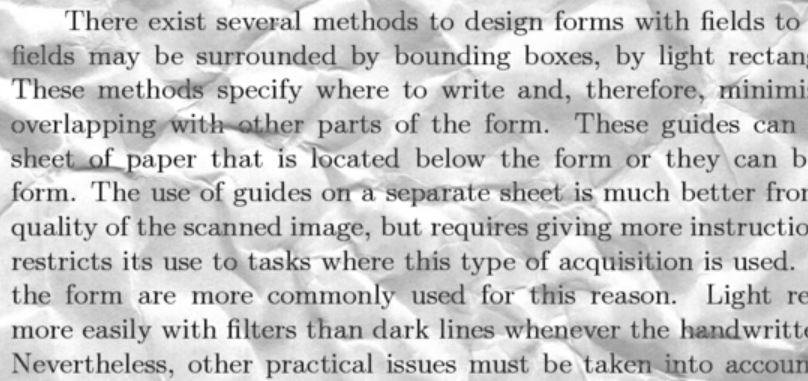
#> input picture image1.JPG, 808 x 381 px, found by its file name
$ jupyter execute --allow-errors 'Document Processing.ipynb'
#> lines starting #> are read from the running program, lines starting #| are printed output that depends on the picture
[cell 1]
#!pip install opencv-python

[cell 2]
import cv2
import matplotlib.pyplot as plt#for displaying the image

[cell 3]
image=cv2.imread("image1.jpg")
#> image is the input picture: shape (381, 808, 3); min 13, max 255, mean 201.1
plt.imshow(image)

#> (a cell that did not finish here is left out)

[cell 5]
doc2_image=cv2.imread("image2.jpg")
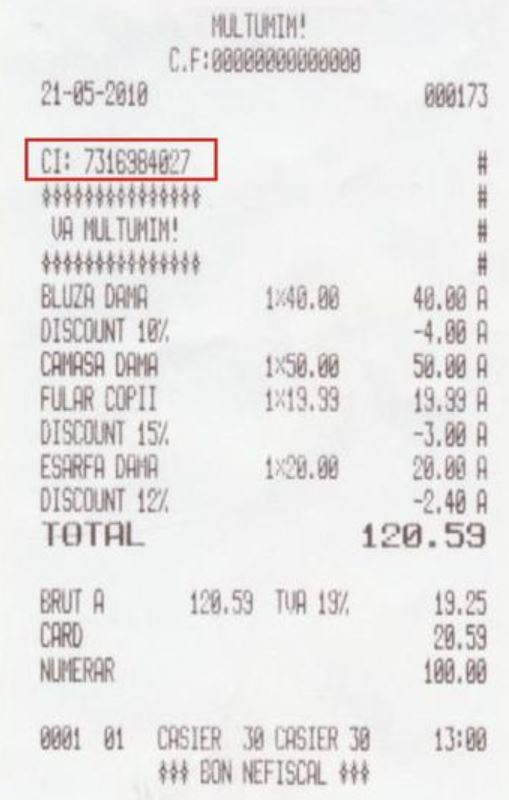
#> input picture image2.jpg, 509 x 800 px
#> doc2_image is the input picture: shape (800, 509, 3); mean B, G, R 230.4, 231, 232.4
plt.imshow(doc2_image)

[cell 6]
doc2_gray_image = cv2.cvtColor(doc2_image, cv2.COLOR_BGR2GRAY)
thresh, thresh6_image=cv2.threshold(doc2_image, 200,220, cv2.THRESH_BINARY)
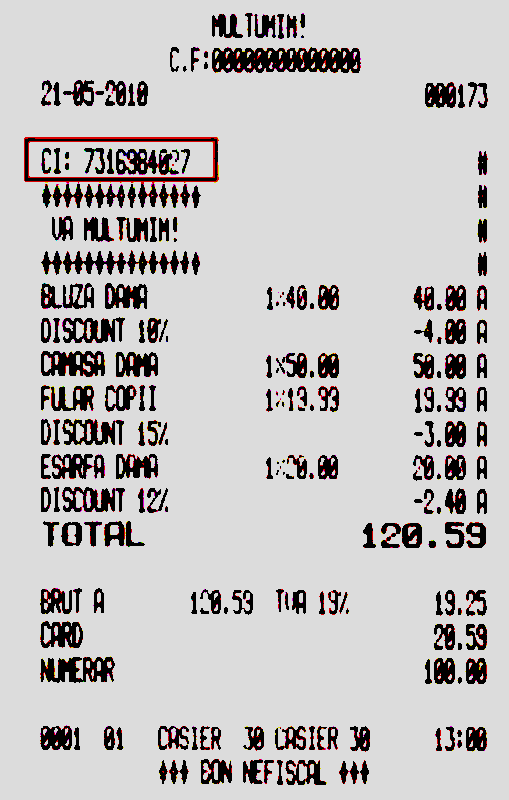
#> thresh6_image: shape (800, 509, 3); mean B, G, R 191.9, 191.9, 194.7
plt.imshow(thresh6_image)
